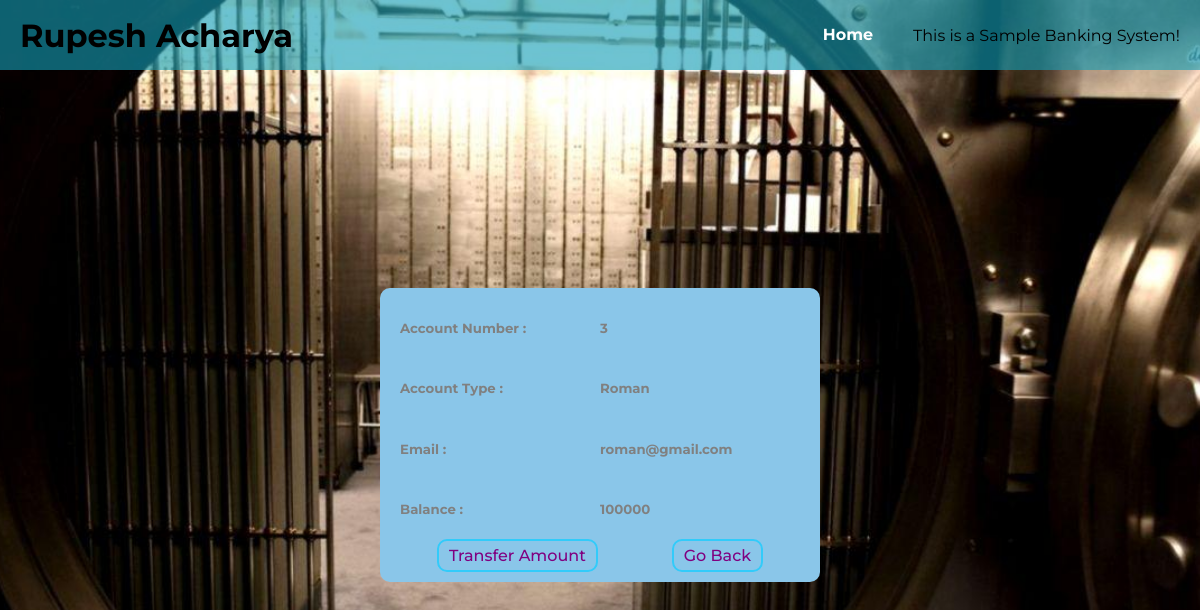
/viewCustomer.php?number=3, run on the app's committed database.
### tables this page shows
CREATE TABLE `customers` (
  `account_number` int(11) NOT NULL,
  `account_type` varchar(10) NOT NULL,
  `name` varchar(255) NOT NULL,
  `email` varchar(150) NOT NULL,
  `cur_balance` double NOT NULL
);

### viewCustomer.php (the view, shortened to what this page needs)
<?php
    include "./php/init.php";
    if(isset($_GET["number"])){
        $accno = intval($_GET["number"]);
        $res = mysqli_query($con, "SELECT * FROM customers WHERE account_number = $accno");
        if(mysqli_num_rows($res) != 1){
            echo "<script> alert('error finding your account') ; window.location = './allCustomers.php' </script>";
        }else{
        $rows = mysqli_fetch_assoc($res);
?>
<!DOCTYPE html>
<html lang="en">
<head>
    <link rel="stylesheet" href="./assets/css/main.css">
</head>
<body>
    <main>
       <div class="personal-info">
           <div class="row">
               <h5>Account Number :</h5>
               <h5><?php echo $rows["account_number"] ?></h5>
           </div>
           <div class="row">
               <h5>Account Type :</h5>
               <h5><?php echo $rows["name"] ?></h5>
           </div>
           <div class="row">
               <h5>Email :</h5>
               <h5><?php echo $rows["email"] ?></h5>
           </div>
           <div class="row">
               <h5>Balance :</h5>
               <h5><?php echo $rows["cur_balance"] ?></h5>
           </div>
           <div class="row">
               <a href="./transfer.php?number=<?php echo $rows['account_number'] ?>" class="transfet-page-btn">Transfer Amount</a>
               <a href="./allCustomers.php" class="transfet-page-btn">Go Back</a>
           </div>
       </div>
    </main>
</body>
</html>
<?php
        }
    }
?>

### assets/css/main.css (style rules this page uses)
body { margin: 0; padding: 0; background-image: url("./images/bank1.jpg"); background-repeat: no-repeat; background-position: center; background-size: cover; font-family: 'Montserrat', sans-serif; }
header { width: 100%; height: 70px; -webkit-box-sizing: border-box; box-sizing: border-box; display: -webkit-box; display: -ms-flexbox; display: flex; -webkit-box-pack: justify; -ms-flex-pack: justify; justify-content: space-between; -webkit-box-align: center; -ms-flex-align: center; align-items: center; background-color: rgba(21, 158, 182, 0.616); padding: 0 20px; }
header div { display: -webkit-box; display: -ms-flexbox; display: flex; -webkit-box-pack: center; -ms-flex-pack: center; justify-content: center; -webkit-box-align: center; -ms-flex-align: center; align-items: center; height: 70px; }
header div a { margin-right: 20px; height: 100%; line-height: 70px; padding: 0 20px; text-decoration: none; color: white; font-weight: 700; -webkit-box-sizing: border-box; box-sizing: border-box; }
main { width: 100%; min-height: calc(100vh - 70px); display: -webkit-box; display: -ms-flexbox; display: flex; -webkit-box-pack: center; -ms-flex-pack: center; justify-content: center; -webkit-box-align: center; -ms-flex-align: center; align-items: center; }
main .personal-info { min-width: 200px; max-width: 500px; color: gray; background: rgb(138, 198, 233); padding: 10px 20px; border-radius: 10px; }
main .personal-info .row { display: -webkit-box; display: -ms-flexbox; display: flex; }
main .personal-info .row h5 { min-width: 200px; }
main .personal-info .transfet-page-btn { text-decoration: none; color: purple; font-weight: 500; display: block; padding: 5px 10px; margin: 0 auto; text-align: center; border: 2px solid #32cbfa; border-radius: 10px; -webkit-transition: .2s; transition: .2s; }

### data on the page
customers: account_number "3", name "Roman", email "roman@gmail.com", cur_balance "100000"
